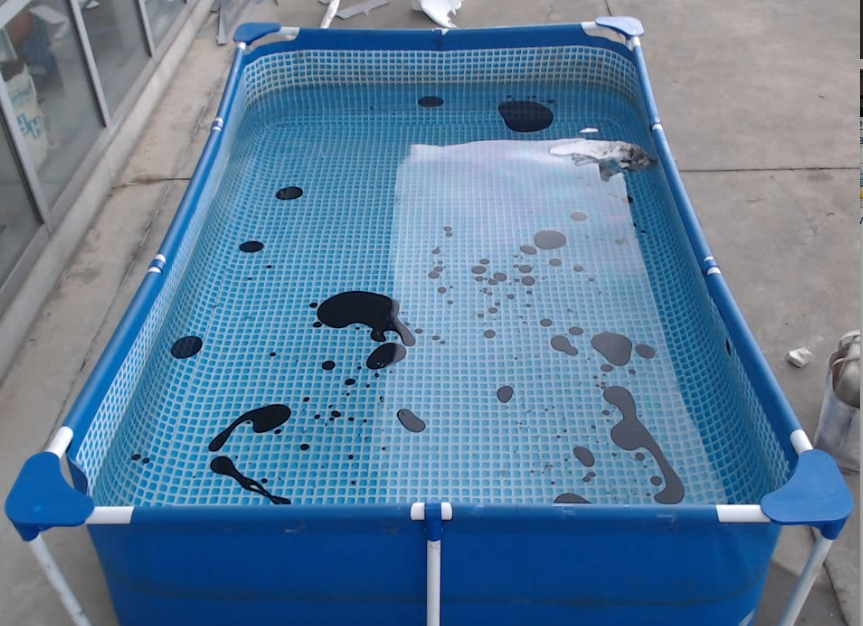
#> input picture hsv-filtering/sample.jpg, 863 x 626 px
$ python hsv_test.py
#> lines starting #> are read from the running program, lines starting #| are printed output that depends on the picture
### hsv-filtering/utils/segment.py
import cv2
import numpy as np
import matplotlib.pyplot as plt
import time

from skimage.color import rgb2gray, label2rgb
from skimage.filters import sobel
from skimage.segmentation import felzenszwalb, slic, quickshift, watershed
from skimage.segmentation import mark_boundaries
from skimage.util import img_as_float
from skimage.measure import regionprops
from skimage.future import graph
from skimage import draw

def segment(img):


    img = cv2.cvtColor(img, cv2.COLOR_BGR2RGB)
    # img = cv2.GaussianBlur(img,(3, 3),0)

    # img = img_as_float(img[::2, ::2])
    start = time.time()
    segments_fz = felzenszwalb(img, scale=1, sigma=0.8, min_size=20)

    # print("Felzenszwalb_rgb number of segments: ",len(np.unique(segments_fz_rgb)), end1 - start)


    fig, ax = plt.subplots(2, 4, figsize=(10, 10), sharex=True, sharey=True)

    ax[0, 0].imshow(mark_boundaries(img, segments_fz, (0, 0, 0)))
    ax[0, 0].set_title("Felzenszwalbs_rgb")
    ax[1, 0].imshow(label2rgb(segments_fz, img, kind='avg'))

    print(time.time() - start)


    for a in ax.ravel():
        a.set_axis_off()

    plt.tight_layout()
    plt.show()

# [18 lines left out: functions segment_test, show_img, not called in this run]

### hsv-filtering/hsv_test.py
import cv2
import numpy as np
import os
from utils.img_preprocess_util import add_hsv_trackbar, equlizeHistogram, convertRGBtoHSV
from utils.segment import segment

IMG_RESIZE = [512, 512]


img_rgb = cv2.imread('sample.jpg')
#> img_rgb is the input picture: shape (626, 863, 3); mean B, G, R 153.3, 125.1, 93.7
img_resize = cv2.resize(img_rgb, (IMG_RESIZE[0], IMG_RESIZE[1]))
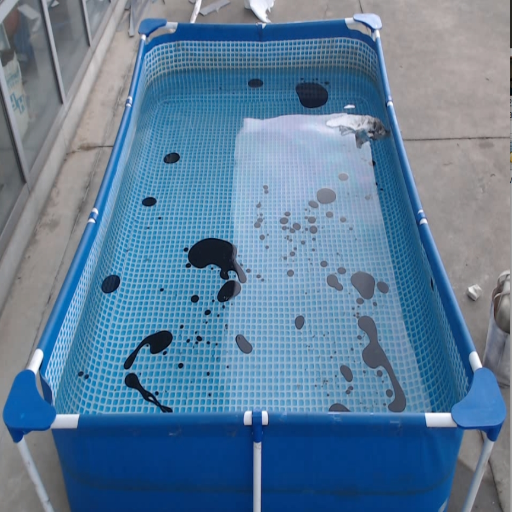
#> img_resize: shape (512, 512, 3); mean B, G, R 153.2, 124.9, 93.6

# add_hsv_trackbar(img_resize)
segment(img_resize)
#> in segment, `segments_fz = felzenszwalb(img, scale=1, sigma=0.8, min_size=20)`:
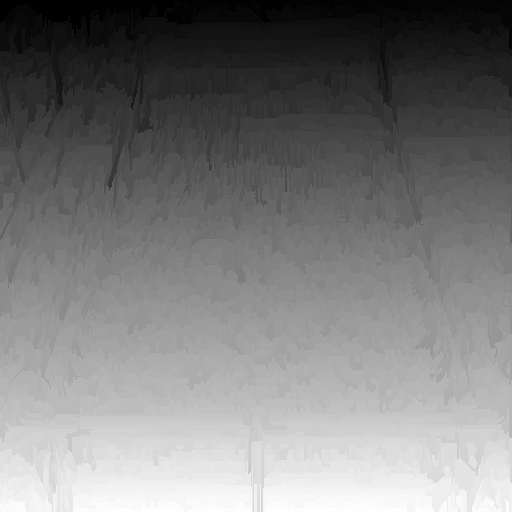
#> segments_fz: shape (512, 512) int64; min 0, max 3557, mean 1729.4; drawn with min black and max white
#> in segment, `plt.show()`:
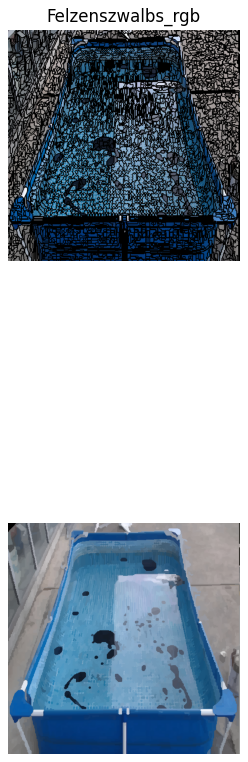
#> figure drawn by matplotlib, 2 panels


cv2.destroyAllWindows()

$ run again, with hsv-filtering/2019-05-15 16:34:40:cam2.jpg copied over hsv-filtering/sample.jpg
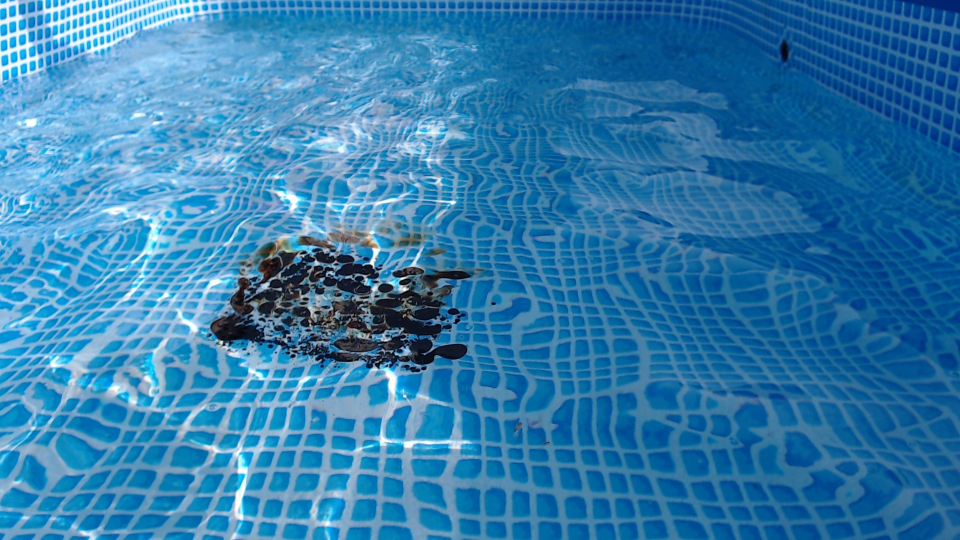
#> input picture hsv-filtering/2019-05-15 16:34:40:cam2.jpg, 1920 x 1080 px (shown at 1/2 size)
#> img_rgb is the input picture: shape (1080, 1920, 3); mean B, G, R 172.7, 124.7, 50.6
#> in segment, `segments_fz = felzenszwalb(img, scale=1, sigma=0.8, min_size=20)`:
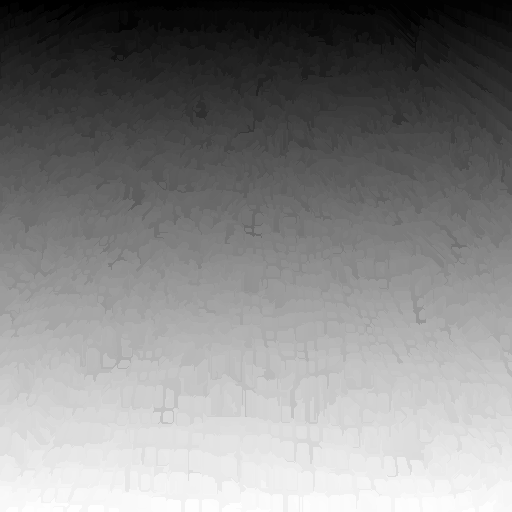
#> segments_fz: shape (512, 512) int64; min 0, max 3650, mean 1907.5; drawn with min black and max white
#> in segment, `plt.show()`:
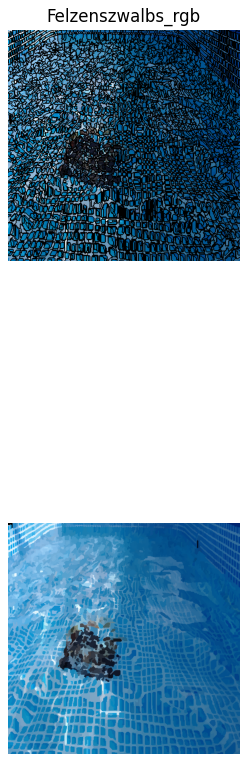
#> figure drawn by matplotlib, 2 panels

$ run again, with hsv-filtering/2019-06-13 11:43:27:cam1.jpg copied over hsv-filtering/sample.jpg
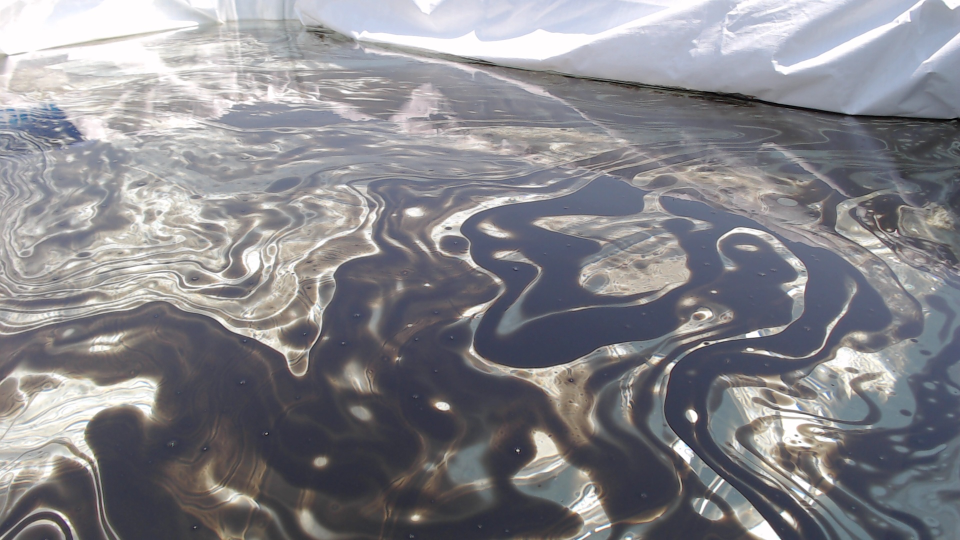
#> input picture hsv-filtering/2019-06-13 11:43:27:cam1.jpg, 1920 x 1080 px (shown at 1/2 size)
#> img_rgb is the input picture: shape (1080, 1920, 3); mean B, G, R 138.9, 133.7, 134.3
#> in segment, `segments_fz = felzenszwalb(img, scale=1, sigma=0.8, min_size=20)`:
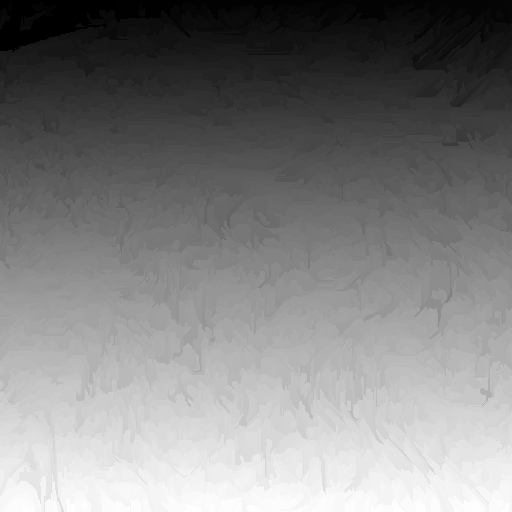
#> segments_fz: shape (512, 512) int64; min 0, max 3268, mean 1656.3; drawn with min black and max white
#> in segment, `plt.show()`:
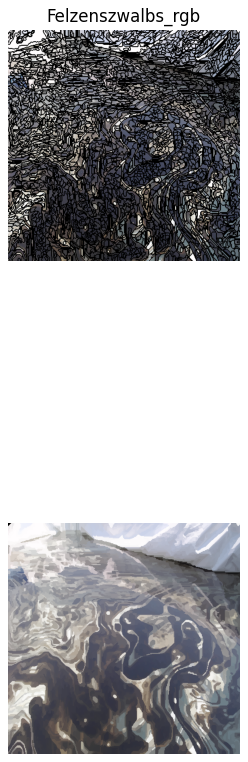
#> figure drawn by matplotlib, 2 panels
